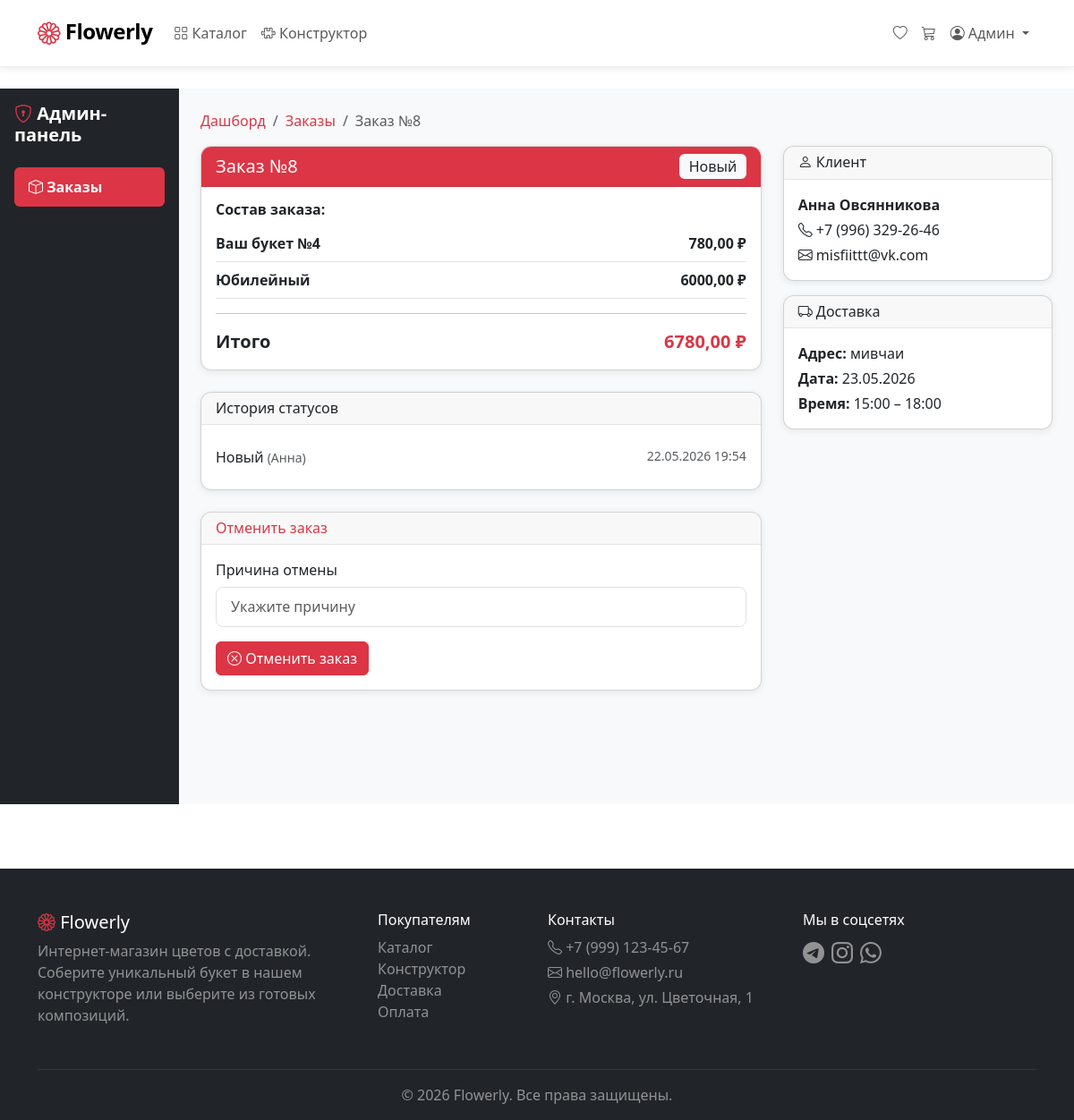
Page /admin-dashboard/orders/8/ (signed in) on the committed database.
### FlowerlyApp/models.py (models this page shows, shortened)
class User(AbstractUser):
    username = None
    email = models.EmailField('Email', unique=True)
    phone = models.CharField('Телефон', max_length=20, blank=True)
    default_address = models.TextField('Адрес по умолчанию', blank=True)
    avatar = models.ImageField('Аватар', upload_to='avatars/', blank=True)
    is_florist = models.BooleanField('Флорист', default=False)
    created_at = models.DateTimeField('Дата регистрации', auto_now_add=True)
    USERNAME_FIELD = 'email'
    REQUIRED_FIELDS = ['first_name', 'last_name']
    objects = UserManager()
    class Meta:
        verbose_name = 'Пользователь'
        verbose_name_plural = 'Пользователи'

class Order(models.Model):
    STATUS_CHOICES = [
        ('new', 'Новый'),
        ('confirmed', 'Принят'),
        ('assembling', 'Собирается'),
        ('ready', 'Готов'),
        ('in_delivery', 'В доставке'),
        ('delivered', 'Доставлен'),
        ('cancelled', 'Отменён'),
    ]
    ALLOWED_TRANSITIONS = {
        'new': ['confirmed', 'cancelled'],
        'confirmed': ['assembling', 'cancelled'],
        'assembling': ['ready'],
        'ready': ['in_delivery'],
        'in_delivery': ['delivered'],
    }
    user = models.ForeignKey(settings.AUTH_USER_MODEL, on_delete=models.CASCADE)
    status = models.CharField('Статус', max_length=20, choices=STATUS_CHOICES, default='new')
    address = models.TextField('Адрес доставки')
    delivery_date = models.DateField('Дата доставки')
    delivery_time_slot = models.CharField('Слот доставки', max_length=20, choices=[
    ('9-12', '09:00 – 12:00'),
    ('12-15', '12:00 – 15:00'),
    ('15-18', '15:00 – 18:00'),
    ('18-21', '18:00 – 21:00'),
    ], default='9-12')
    comment = models.TextField('Комментарий', blank=True)
    promo_code = models.ForeignKey(PromoCode, on_delete=models.SET_NULL, null=True, blank=True)
    discount_amount = models.DecimalField('Скидка', max_digits=10, decimal_places=2, default=0)
    total_price = models.DecimalField('Итоговая сумма', max_digits=10, decimal_places=2)
    created_at = models.DateTimeField(auto_now_add=True)
    updated_at = models.DateTimeField(auto_now=True)
    class Meta:
        verbose_name = 'Заказ'
        verbose_name_plural = 'Заказы'
        ordering = ['-created_at']

class OrderItem(models.Model):
    order = models.ForeignKey(Order, on_delete=models.CASCADE, related_name='items')
    ready_bouquet = models.ForeignKey(ReadyBouquet, on_delete=models.SET_NULL, null=True, blank=True)
    custom_bouquet = models.ForeignKey(CustomBouquet, on_delete=models.SET_NULL, null=True, blank=True)
    quantity = models.PositiveIntegerField('Количество', default=1)
    price = models.DecimalField('Цена', max_digits=10, decimal_places=2)
    class Meta:
        verbose_name = 'Позиция заказа'
        verbose_name_plural = 'Позиции заказа'
    def get_name(self):
        if self.ready_bouquet:
            return self.ready_bouquet.name
        return f"Ваш букет №{self.custom_bouquet.id}"

class CustomBouquet(models.Model):
    user = models.ForeignKey(settings.AUTH_USER_MODEL, on_delete=models.CASCADE)
    total_price = models.DecimalField('Итоговая цена', max_digits=10, decimal_places=2)
    notes = models.TextField('Пожелания флористу', blank=True)
    created_at = models.DateTimeField(auto_now_add=True)
    class Meta:
        verbose_name = 'Собранный букет'
        verbose_name_plural = 'Собранные букеты'

class ReadyBouquet(models.Model):
    name = models.CharField('Название', max_length=200)
    slug = models.SlugField(unique=True)
    description = models.TextField('Описание')
    price = models.DecimalField('Цена', max_digits=10, decimal_places=2)
    image = models.ImageField('Главное фото', upload_to='bouquets/')
    available = models.BooleanField('В наличии', default=True)
    is_hit = models.BooleanField('Хит продаж', default=False)
    occasion = models.ForeignKey(Occasion, on_delete=models.SET_NULL, null=True, blank=True)
    color_palette = models.ForeignKey(ColorPalette, on_delete=models.SET_NULL, null=True, blank=True)
    created_at = models.DateTimeField(auto_now_add=True)
    class Meta:
        verbose_name = 'Готовый букет'
        verbose_name_plural = 'Готовые букеты'

class OrderStatusHistory(models.Model):
    order = models.ForeignKey(Order, on_delete=models.CASCADE, related_name='status_history')
    status = models.CharField('Статус', max_length=20, choices=Order.STATUS_CHOICES)
    changed_by = models.ForeignKey(settings.AUTH_USER_MODEL, on_delete=models.SET_NULL, null=True)
    changed_at = models.DateTimeField(auto_now_add=True)
    class Meta:
        verbose_name = 'История статуса'
        verbose_name_plural = 'История статусов'
        ordering = ['changed_at']

### FlowerlyApp/views.py (the view)
    def wrapper(request, *args, **kwargs):
        if not request.user.is_authenticated:
            return redirect('flowerly:login')
        if not request.user.is_staff:
            messages.error(request, 'Доступ запрещён')
            return redirect('flowerly:home')
        return view_func(request, *args, **kwargs)

### FlowerlyApp/templates/admin_dashboard/order_detail.html (shortened to what this page needs)
{% extends 'base.html' %}
{% block content %}
<div class="container-fluid">
    <div class="row">
        <div class="col-md-2 bg-dark min-vh-100 p-3">
            <h5 class="fw-bold mb-4 text-white"><i class="bi bi-shield-lock text-danger"></i> Админ-панель</h5>
            <ul class="nav flex-column">
                <li class="nav-item mb-2">
                    <a href="{% url 'flowerly:admin_orders' %}" class="nav-link active bg-danger text-white rounded">
                        <i class="bi bi-box"></i> Заказы
                    </a>
                </li>
            </ul>
        </div>
        <div class="col-md-10 p-4 bg-light min-vh-100">
            <nav aria-label="breadcrumb" class="mb-3">
                <ol class="breadcrumb">
                    <li class="breadcrumb-item"><a href="{% url 'flowerly:admin_dashboard' %}">Дашборд</a></li>
                    <li class="breadcrumb-item"><a href="{% url 'flowerly:admin_orders' %}">Заказы</a></li>
                    <li class="breadcrumb-item active">Заказ №{{ order.id }}</li>
                </ol>
            </nav>
            <div class="row">
                <div class="col-md-8">
                    <div class="card shadow-sm mb-4">
                        <div class="card-header d-flex justify-content-between align-items-center bg-danger text-white">
                            <h5 class="mb-0">Заказ №{{ order.id }}</h5>
                            <span class="badge bg-light text-dark fs-6">{{ order.get_status_display }}</span>
                        </div>
                        <div class="card-body">
                            <h6 class="fw-bold mb-3">Состав заказа:</h6>
                            {% for item in items %}
                            <div class="d-flex justify-content-between mb-2 pb-2 border-bottom">
                                <div>
                                    <strong>{{ item.get_name }}</strong>
                                </div>
                                <span class="fw-bold">{{ item.price }} ₽</span>
                            </div>
                            {% endfor %}
                            <hr>
                            <div class="d-flex justify-content-between fw-bold fs-5">
                                <span>Итого</span>
                                <span class="text-danger">{{ order.total_price }} ₽</span>
                            </div>
                        </div>
                    </div>
                    <div class="card shadow-sm mb-4">
                        <div class="card-header">
                            <h6 class="mb-0">История статусов</h6>
                        </div>
                        <div class="card-body">
                            <ul class="list-group list-group-flush">
                                {% for h in status_history %}
                                <li class="list-group-item d-flex justify-content-between px-0">
                                    <span>{{ h.get_status_display }}
                                        {% if h.changed_by %}<small class="text-muted">({{ h.changed_by.first_name }})</small>{% endif %}
                                    </span>
                                    <small class="text-muted">{{ h.changed_at|date:"d.m.Y H:i" }}</small>
                                </li>
                                {% endfor %}
                            </ul>
                        </div>
                    </div>
                    {% if order.status != 'cancelled' and order.status != 'delivered' %}
                    <div class="card shadow-sm">
                        <div class="card-header">
                            <h6 class="mb-0 text-danger">Отменить заказ</h6>
                        </div>
                        <div class="card-body">
                            <form method="post" action="{% url 'flowerly:admin_cancel_order' order.id %}">
                                <div class="mb-3">
                                    <label class="form-label">Причина отмены</label>
                                    <input type="text" name="reason" class="form-control" placeholder="Укажите причину">
                                </div>
                                <button type="submit" class="btn btn-danger" onclick="return confirm('Отменить заказ №{{ order.id }}?')">
                                    <i class="bi bi-x-circle"></i> Отменить заказ
                                </button>
                            </form>
                        </div>
                    </div>
                    {% endif %}
                </div>
                <div class="col-md-4">
                    <div class="card shadow-sm mb-3">
                        <div class="card-header">
                            <h6 class="mb-0"><i class="bi bi-person"></i> Клиент</h6>
                        </div>
                        <div class="card-body">
                            <p class="mb-1"><strong>{{ order.user.first_name }} {{ order.user.last_name }}</strong></p>
                            <p class="mb-1"><i class="bi bi-telephone"></i> {{ order.user.phone }}</p>
                            <p class="mb-0"><i class="bi bi-envelope"></i> {{ order.user.email }}</p>
                        </div>
                    </div>
                    <div class="card shadow-sm mb-3">
                        <div class="card-header">
                            <h6 class="mb-0"><i class="bi bi-truck"></i> Доставка</h6>
                        </div>
                        <div class="card-body">
                            <p class="mb-1"><strong>Адрес:</strong> {{ order.address }}</p>
                            <p class="mb-1"><strong>Дата:</strong> {{ order.delivery_date|date:"d.m.Y" }}</p>
                            <p class="mb-0"><strong>Время:</strong> {{ order.get_delivery_time_slot_display }}</p>
                        </div>
                    </div>
                </div>
            </div>
        </div>
    </div>
</div>
{% endblock %}

### FlowerlyApp/templates/base.html (shortened to what this page needs)
<!DOCTYPE html>
<html lang="ru">
<head>
    <link href="https://cdn.jsdelivr.net/npm/bootstrap@5.3.0/dist/css/bootstrap.min.css" rel="stylesheet">
    <link href="https://cdn.jsdelivr.net/npm/bootstrap-icons@1.11.0/font/bootstrap-icons.css" rel="stylesheet">
    {% load static %}
    <link href="{% static 'css/style.css' %}" rel="stylesheet">
</head>
<body>
    <nav class="navbar navbar-expand-lg navbar-light bg-white shadow-sm sticky-top">
        <div class="container">
            <a class="navbar-brand" href="{% url 'flowerly:home' %}">
                <i class="bi bi-flower1 text-danger"></i>
                <span class="fw-bold">Flowerly</span>
            </a>
            <div class="collapse navbar-collapse" id="navbarMain">
                <ul class="navbar-nav me-auto mb-2 mb-lg-0">
                    <li class="nav-item">
                        <a class="nav-link {% if request.resolver_match.url_name == 'catalog' %}active{% endif %}"
                           href="{% url 'flowerly:catalog' %}">
                            <i class="bi bi-grid"></i> Каталог
                        </a>
                    </li>
                    <li class="nav-item">
                        <a class="nav-link {% if request.resolver_match.url_name == 'constructor' %}active{% endif %}"
                           href="{% url 'flowerly:constructor' %}">
                            <i class="bi bi-puzzle"></i> Конструктор
                        </a>
                    </li>
                </ul>
                <ul class="navbar-nav ms-auto mb-2 mb-lg-0">
                    {% if user.is_authenticated %}
                        <li class="nav-item">
                            <a class="nav-link" href="{% url 'flowerly:favorites' %}">
                                <i class="bi bi-heart"></i>
                            </a>
                        </li>
                        <li class="nav-item">
                            <a class="nav-link position-relative" href="{% url 'flowerly:cart_detail' %}">
                                <i class="bi bi-cart3"></i>
                            </a>
                        </li>
                        <li class="nav-item dropdown">
                            <a class="nav-link dropdown-toggle" href="#" id="userDropdown" role="button"
                               data-bs-toggle="dropdown">
                                <i class="bi bi-person-circle"></i> {{ user.first_name }}
                            </a>
                        </li>
                    {% endif %}
                </ul>
            </div>
        </div>
    </nav>
    <main class="py-4">
        {% block content %}{% endblock %}
    </main>
<footer class="bg-dark text-white pt-5 pb-3 mt-5">
    <div class="container">
        <div class="row">
            <div class="col-md-4 mb-3">
                <h5><i class="bi bi-flower1 text-danger"></i> Flowerly</h5>
                <p class="text-white-50">Интернет-магазин цветов с доставкой. Соберите уникальный букет в нашем конструкторе или выберите из готовых композиций.</p>
            </div>
            <div class="col-md-2 mb-3">
                <h6>Покупателям</h6>
                <ul class="list-unstyled">
                    <li><a href="{% url 'flowerly:catalog' %}" class="text-white-50 text-decoration-none">Каталог</a></li>
                    <li><a href="{% url 'flowerly:constructor' %}" class="text-white-50 text-decoration-none">Конструктор</a></li>
                    <li><a href="#" class="text-white-50 text-decoration-none">Доставка</a></li>
                    <li><a href="#" class="text-white-50 text-decoration-none">Оплата</a></li>
                </ul>
            </div>
            <div class="col-md-3 mb-3">
                <h6>Контакты</h6>
                <p class="text-white-50 mb-1"><i class="bi bi-telephone"></i> +7 (999) 123-45-67</p>
                <p class="text-white-50 mb-1"><i class="bi bi-envelope"></i> hello@flowerly.ru</p>
                <p class="text-white-50"><i class="bi bi-geo-alt"></i> г. Москва, ул. Цветочная, 1</p>
            </div>
            <div class="col-md-3 mb-3">
                <h6>Мы в соцсетях</h6>
                <div class="d-flex gap-2">
                    <a href="#" class="text-white-50 fs-4"><i class="bi bi-telegram"></i></a>
                    <a href="#" class="text-white-50 fs-4"><i class="bi bi-instagram"></i></a>
                    <a href="#" class="text-white-50 fs-4"><i class="bi bi-whatsapp"></i></a>
                </div>
            </div>
        </div>
        <hr class="border-secondary">
        <p class="text-center text-white-50 mb-0">© 2026 Flowerly. Все права защищены.</p>
    </div>
</footer>
</body>
</html>

### rows in the picture
User: first_name "Админ"
Order: id "8", status "Новый", total_price "6780,00", user.first_name "Анна", user.last_name "Овсянникова", user.phone "+7 (996) 329-26-46", user.email "misfiittt@vk.com", address "мивчаи", delivery_date "23.05.2026", delivery_time_slot "15:00 – 18:00"
OrderItem: get_name "Ваш букет №4", price "780,00"
OrderItem: get_name "Юбилейный", price "6000,00"
OrderStatusHistory: status "Новый", changed_by.first_name "Анна", changed_at "22.05.2026 19:54"
